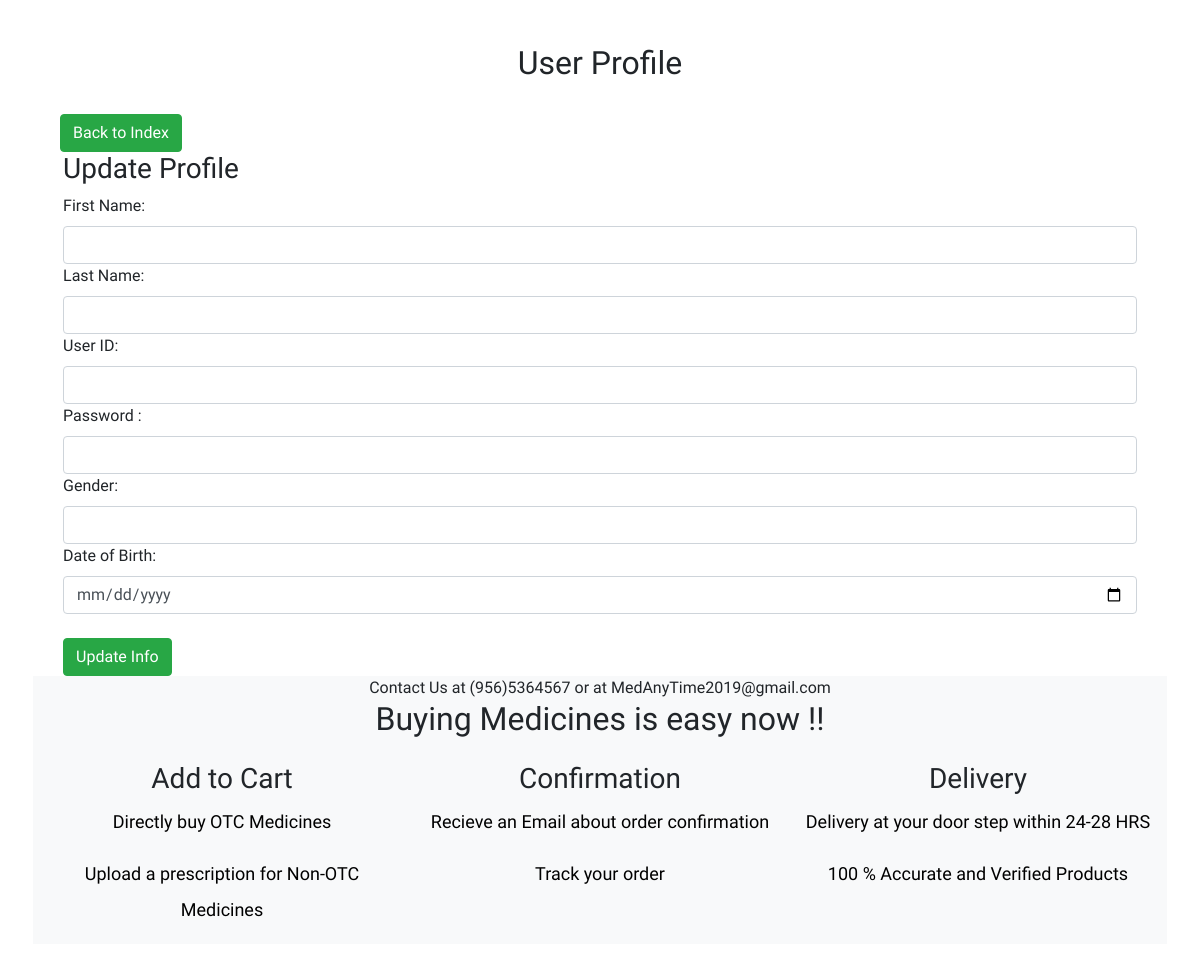
Page /profile_update.php?ID=28 (signed in) on the earlier database version.
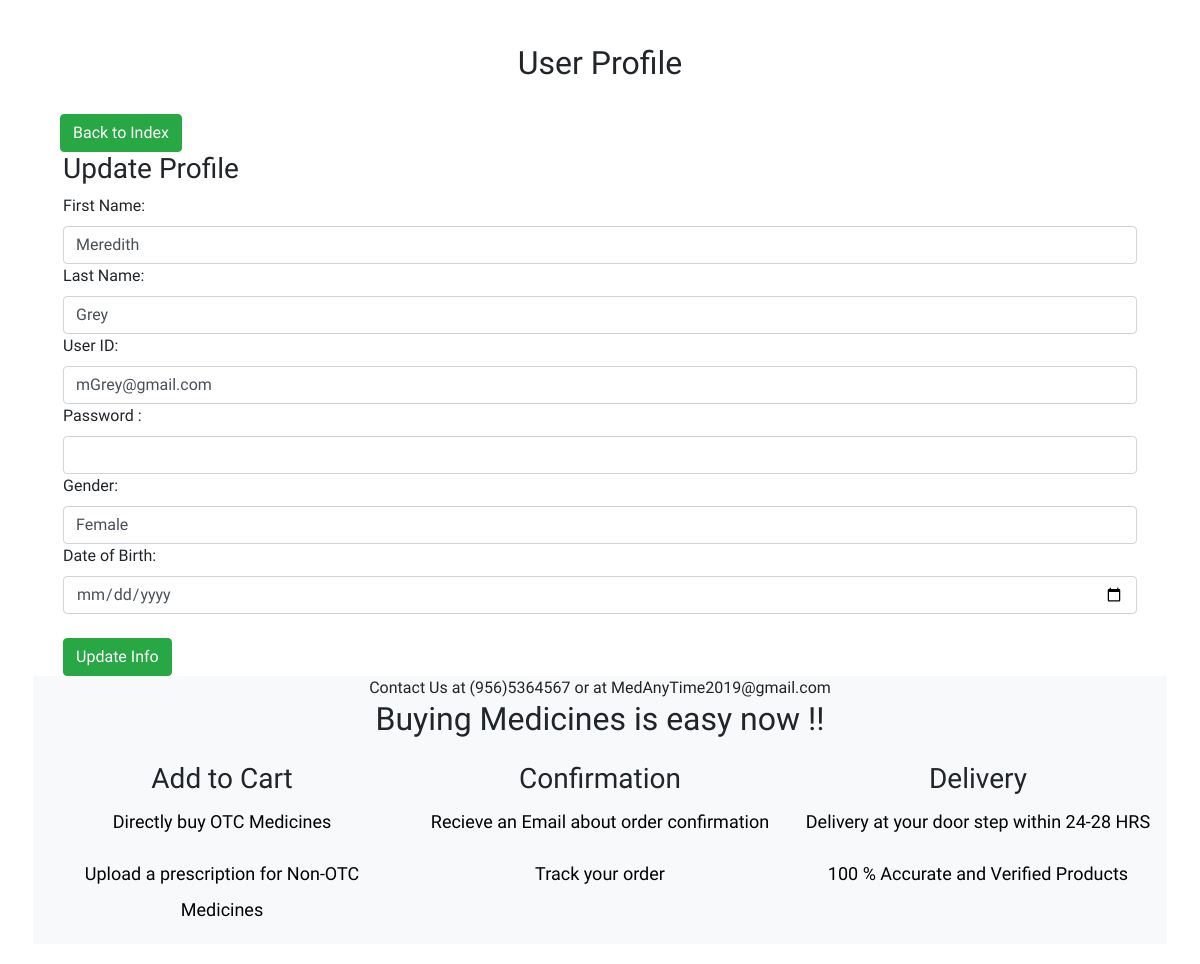
Same page on the later database version.
### tables this page shows
CREATE TABLE `userdetails` (
  `ID` int(11) NOT NULL,
  `UserID` varchar(255) NOT NULL,
  `FirstName` varchar(255) NOT NULL,
  `LastName` varchar(255) NOT NULL,
  `Gender` text NOT NULL,
  `Password` varchar(255) NOT NULL,
  `GovtID` varchar(255) NOT NULL,
  `DateOfBirth` date NOT NULL
);

### profile_update.php (the view, shortened to what this page needs)
<?php
include('C:/xampp/htdocs/SwEngg/Config/dbConnection.php');
$ID= $_GET['ID'];
$result = mysqli_query($dbConnection, "SELECT * FROM userdetails WHERE ID=$ID");
while($res = mysqli_fetch_array($result))
{
    $UserID  = $res['UserID'];
    $FirstName = $res['FirstName'];
    $LastName = $res['LastName'];
    $Gender =  $res['Gender'];
    $DOB = $res['DateOfBirth'];
}
?>
<!DOCTYPE html>
<html lang="en">
<head>
    <link rel="stylesheet" href="https://stackpath.bootstrapcdn.com/bootstrap/4.1.3/css/bootstrap.min.css">
    <link rel="stylesheet" href="app new2.css">
</head>
<body class="index-page sidebar-collapse">
<div class="wrapper">
<br>
        <div class="main">
            <div class="section section-basic">
                <div class="container">
                      <h2 align="center">	User Profile</h2>
                      <br>
                      &nbsp&nbsp&nbsp<a href='userpage2.php' class='btn btn-success btn-round'>Back to Index</a>
                <br>
                <div class="col-md-12">
    <div class="panel panel-success panel-size-custom">
  <div class="panel-heading"><h3>Update Profile</h3></div>
  <div class="panel-body">
    <form method="post">
        <div class="form group">
            <label>First Name:</label>
            <input type="text" class="form-control" id="FirstName" name="FirstName" value="<?php echo $FirstName;?>">
            <label>Last Name:</label>
            <input type="text" class="form-control" id="LastName" name="LastName" value="<?php echo $LastName;?>">
            <label>User ID:</label>
            <input type="text" class="form-control" id="UserID" name="UserID" value="<?php echo $UserID;?>">
            <label>Password :</label>
            <input type="password" class="form-control" id="Password" name="Password" >
            <label>Gender:</label>
            <input type="text" class="form-control" id="Gender" name="Gender" value="<?php echo $Gender;?>">
			<label>Date of Birth:</label>
            <input type="date" class="form-control" id="DOB" name="DOB" value="<?php echo $DOB;?>">
			   </div>
             </div>
            </div>
            <br>
            <div class="form group">
                <button type="submit" class="btn btn-success btn-round" id="submit" name="update">
                    <i class="now-ui-icons ui-1_check"></i> Update Info
                </button>
            </div>
  </div>
</div>
</div>
<footer class="footer" data-background-color="black">
            <section class="bg-light">
  <div class="container">
   <div class="row justify-content-center ">
          <div class="col-md-12 text-center heading-section">
           <span class="subheading"> Contact Us at (956)5364567 or at MedAnyTime2019@gmail.com</span>
            <h2 class="mb-4"> Buying Medicines is easy now !!</h2>
          </div>
        </div>
        <div class="row">
          <div class="col-md-4  align-self-stretch text-center">
                <h3 class="heading">Add to Cart</h3>
                <p>Directly buy OTC Medicines</p>
   <p>Upload a prescription for Non-OTC Medicines</p>
              </div>
          <div class="col-md-4 align-self-stretch text-center">
                <h3 class="heading">Confirmation</h3>
                <p> Recieve an Email about order confirmation </p>
   <p> Track your order </p>
              </div>
          <div class="col-md-4 align-self-stretch text-center">
                <h3 class="heading">Delivery</h3>
                <p>Delivery at your door step within 24-28 HRS</p>
   <p> 100 % Accurate and Verified Products </p>
              </div>
          </div>
        </div>
 </section>
        </footer>
    </div>
</body>
</html>

Differences in the rows shown:
added userdetails: FirstName "Meredith", LastName "Grey", UserID "mGrey@gmail.com", Gender "Female"
